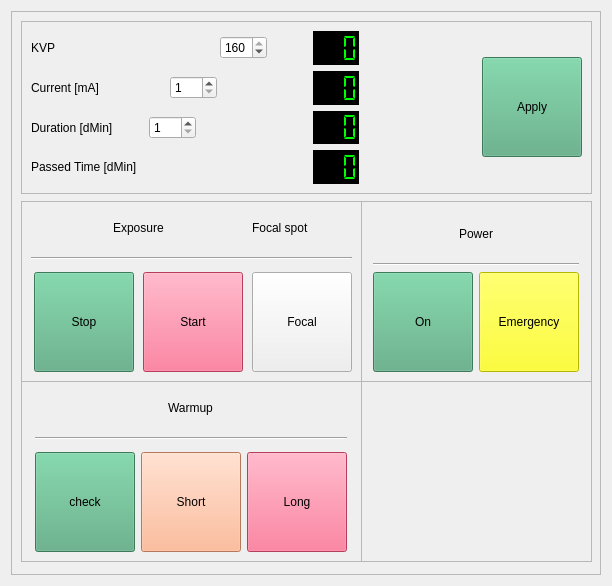
<?xml version="1.0" encoding="UTF-8"?>
<ui version="4.0">
 <class>GulmayGeneratorPanelView</class>
 <widget class="QWidget" name="GulmayGeneratorPanelView">
  <property name="geometry">
   <rect>
    <x>0</x>
    <y>0</y>
    <width>612</width>
    <height>586</height>
   </rect>
  </property>
  <property name="windowTitle">
   <string>Form</string>
  </property>
  <property name="styleSheet">
   <string notr="true">font: 9pt &quot;Tahoma&quot;;</string>
  </property>
  <layout class="QHBoxLayout" name="horizontalLayout">
   <item>
    <widget class="QFrame" name="mainFrame">
     <property name="styleSheet">
      <string notr="true">font: 14pt &quot;Times New Roman&quot;;</string>
     </property>
     <property name="frameShape">
      <enum>QFrame::StyledPanel</enum>
     </property>
     <property name="frameShadow">
      <enum>QFrame::Raised</enum>
     </property>
     <widget class="QFrame" name="warmupBtnsFrame">
      <property name="geometry">
       <rect>
        <x>10</x>
        <y>370</y>
        <width>341</width>
        <height>181</height>
       </rect>
      </property>
      <property name="frameShape">
       <enum>QFrame::StyledPanel</enum>
      </property>
      <property name="frameShadow">
       <enum>QFrame::Sunken</enum>
      </property>
      <layout class="QGridLayout" name="gridLayout_5">
       <item row="0" column="0" alignment="Qt::AlignHCenter">
        <widget class="QLabel" name="warmupLbl">
         <property name="text">
          <string>Warmup</string>
         </property>
        </widget>
       </item>
       <item row="1" column="0">
        <widget class="Line" name="warmupline">
         <property name="minimumSize">
          <size>
           <width>240</width>
           <height>15</height>
          </size>
         </property>
         <property name="maximumSize">
          <size>
           <width>16777215</width>
           <height>16777215</height>
          </size>
         </property>
         <property name="orientation">
          <enum>Qt::Horizontal</enum>
         </property>
        </widget>
       </item>
       <item row="2" column="0">
        <layout class="QHBoxLayout" name="horizontalLayout_6">
         <item>
          <widget class="QToolButton" name="checkWarmupProgramBtn">
           <property name="minimumSize">
            <size>
             <width>100</width>
             <height>100</height>
            </size>
           </property>
           <property name="maximumSize">
            <size>
             <width>100</width>
             <height>100</height>
            </size>
           </property>
           <property name="styleSheet">
            <string notr="true">font: 9pt &quot;Tahoma&quot;;
background-color: rgb(85, 170, 127);</string>
           </property>
           <property name="text">
            <string>check</string>
           </property>
           <property name="icon">
            <iconset resource="../resources.qrc">
             <normaloff>:/images/image/check.png</normaloff>:/images/image/check.png</iconset>
           </property>
           <property name="iconSize">
            <size>
             <width>64</width>
             <height>64</height>
            </size>
           </property>
           <property name="toolButtonStyle">
            <enum>Qt::ToolButtonTextUnderIcon</enum>
           </property>
          </widget>
         </item>
         <item>
          <widget class="QToolButton" name="shortWamupBtn">
           <property name="minimumSize">
            <size>
             <width>100</width>
             <height>100</height>
            </size>
           </property>
           <property name="maximumSize">
            <size>
             <width>100</width>
             <height>100</height>
            </size>
           </property>
           <property name="styleSheet">
            <string notr="true">font: 9pt &quot;Tahoma&quot;;
background-color: rgb(255, 170, 127);</string>
           </property>
           <property name="text">
            <string>Short</string>
           </property>
           <property name="icon">
            <iconset resource="../resources.qrc">
             <normaloff>:/images/image/shortwarmup.png</normaloff>:/images/image/shortwarmup.png</iconset>
           </property>
           <property name="iconSize">
            <size>
             <width>64</width>
             <height>64</height>
            </size>
           </property>
           <property name="checkable">
            <bool>false</bool>
           </property>
           <property name="toolButtonStyle">
            <enum>Qt::ToolButtonTextUnderIcon</enum>
           </property>
          </widget>
         </item>
         <item>
          <widget class="QToolButton" name="longWarmupBtn">
           <property name="minimumSize">
            <size>
             <width>100</width>
             <height>100</height>
            </size>
           </property>
           <property name="maximumSize">
            <size>
             <width>100</width>
             <height>100</height>
            </size>
           </property>
           <property name="styleSheet">
            <string notr="true">font: 9pt &quot;Tahoma&quot;;
background-color: rgb(255, 85, 127);</string>
           </property>
           <property name="text">
            <string>Long</string>
           </property>
           <property name="icon">
            <iconset resource="../resources.qrc">
             <normaloff>:/images/image/longwarmup.png</normaloff>:/images/image/longwarmup.png</iconset>
           </property>
           <property name="iconSize">
            <size>
             <width>64</width>
             <height>64</height>
            </size>
           </property>
           <property name="checkable">
            <bool>false</bool>
           </property>
           <property name="toolButtonStyle">
            <enum>Qt::ToolButtonTextUnderIcon</enum>
           </property>
          </widget>
         </item>
        </layout>
       </item>
      </layout>
     </widget>
     <widget class="QFrame" name="exposureBtnsFrame">
      <property name="geometry">
       <rect>
        <x>10</x>
        <y>190</y>
        <width>341</width>
        <height>181</height>
       </rect>
      </property>
      <property name="frameShape">
       <enum>QFrame::StyledPanel</enum>
      </property>
      <property name="frameShadow">
       <enum>QFrame::Sunken</enum>
      </property>
      <layout class="QHBoxLayout" name="horizontalLayout_9">
       <item>
        <layout class="QVBoxLayout" name="verticalLayout_2">
         <item alignment="Qt::AlignHCenter">
          <widget class="QLabel" name="exposureLbl">
           <property name="text">
            <string>Exposure</string>
           </property>
          </widget>
         </item>
         <item>
          <widget class="Line" name="exposureline">
           <property name="minimumSize">
            <size>
             <width>240</width>
             <height>15</height>
            </size>
           </property>
           <property name="maximumSize">
            <size>
             <width>16777215</width>
             <height>16777215</height>
            </size>
           </property>
           <property name="orientation">
            <enum>Qt::Horizontal</enum>
           </property>
          </widget>
         </item>
         <item>
          <layout class="QHBoxLayout" name="horizontalLayout_7">
           <item>
            <widget class="QToolButton" name="stopExposureBtn">
             <property name="minimumSize">
              <size>
               <width>100</width>
               <height>100</height>
              </size>
             </property>
             <property name="maximumSize">
              <size>
               <width>100</width>
               <height>100</height>
              </size>
             </property>
             <property name="font">
              <font>
               <family>Tahoma</family>
               <pointsize>9</pointsize>
               <weight>50</weight>
               <italic>false</italic>
               <bold>false</bold>
              </font>
             </property>
             <property name="toolTip">
              <string/>
             </property>
             <property name="styleSheet">
              <string notr="true">font: 9pt &quot;Tahoma&quot;;
background-color: rgb(85, 170, 127);</string>
             </property>
             <property name="text">
              <string>Stop</string>
             </property>
             <property name="icon">
              <iconset resource="../resources.qrc">
               <normaloff>:/images/image/stopexposure.png</normaloff>:/images/image/stopexposure.png</iconset>
             </property>
             <property name="iconSize">
              <size>
               <width>64</width>
               <height>64</height>
              </size>
             </property>
             <property name="toolButtonStyle">
              <enum>Qt::ToolButtonTextUnderIcon</enum>
             </property>
            </widget>
           </item>
           <item>
            <widget class="QToolButton" name="startExposureBtn">
             <property name="minimumSize">
              <size>
               <width>100</width>
               <height>100</height>
              </size>
             </property>
             <property name="maximumSize">
              <size>
               <width>100</width>
               <height>100</height>
              </size>
             </property>
             <property name="font">
              <font>
               <family>Tahoma</family>
               <pointsize>9</pointsize>
               <weight>50</weight>
               <italic>false</italic>
               <bold>false</bold>
              </font>
             </property>
             <property name="toolTip">
              <string/>
             </property>
             <property name="styleSheet">
              <string notr="true">font: 9pt &quot;Tahoma&quot;;
background-color: rgb(255, 85, 127);</string>
             </property>
             <property name="text">
              <string>Start</string>
             </property>
             <property name="icon">
              <iconset resource="../resources.qrc">
               <normaloff>:/images/image/startexposure.png</normaloff>:/images/image/startexposure.png</iconset>
             </property>
             <property name="iconSize">
              <size>
               <width>64</width>
               <height>64</height>
              </size>
             </property>
             <property name="toolButtonStyle">
              <enum>Qt::ToolButtonTextUnderIcon</enum>
             </property>
            </widget>
           </item>
          </layout>
         </item>
        </layout>
       </item>
       <item>
        <layout class="QVBoxLayout" name="verticalLayout">
         <item>
          <widget class="QLabel" name="label">
           <property name="text">
            <string>Focal spot</string>
           </property>
          </widget>
         </item>
         <item>
          <widget class="Line" name="line">
           <property name="minimumSize">
            <size>
             <width>100</width>
             <height>15</height>
            </size>
           </property>
           <property name="orientation">
            <enum>Qt::Horizontal</enum>
           </property>
          </widget>
         </item>
         <item>
          <widget class="QToolButton" name="toggleFocalSpotBtn">
           <property name="minimumSize">
            <size>
             <width>100</width>
             <height>100</height>
            </size>
           </property>
           <property name="maximumSize">
            <size>
             <width>100</width>
             <height>100</height>
            </size>
           </property>
           <property name="styleSheet">
            <string notr="true">font: 9pt &quot;Tahoma&quot;;
</string>
           </property>
           <property name="text">
            <string>Focal</string>
           </property>
           <property name="icon">
            <iconset resource="../resources.qrc">
             <normaloff>:/images/image/largspot.png</normaloff>:/images/image/largspot.png</iconset>
           </property>
           <property name="iconSize">
            <size>
             <width>64</width>
             <height>64</height>
            </size>
           </property>
           <property name="checkable">
            <bool>true</bool>
           </property>
           <property name="toolButtonStyle">
            <enum>Qt::ToolButtonTextUnderIcon</enum>
           </property>
          </widget>
         </item>
        </layout>
       </item>
      </layout>
     </widget>
     <widget class="QFrame" name="displayFrame">
      <property name="geometry">
       <rect>
        <x>10</x>
        <y>10</y>
        <width>571</width>
        <height>173</height>
       </rect>
      </property>
      <property name="frameShape">
       <enum>QFrame::StyledPanel</enum>
      </property>
      <property name="frameShadow">
       <enum>QFrame::Sunken</enum>
      </property>
      <layout class="QHBoxLayout" name="horizontalLayout_12">
       <item>
        <layout class="QHBoxLayout" name="horizontalLayout_8">
         <item>
          <layout class="QVBoxLayout" name="verticalLayout_3">
           <item>
            <layout class="QHBoxLayout" name="horizontalLayout_2">
             <item>
              <widget class="QLabel" name="kvpLbl">
               <property name="text">
                <string>KVP</string>
               </property>
              </widget>
             </item>
             <item>
              <spacer name="horizontalSpacer">
               <property name="orientation">
                <enum>Qt::Horizontal</enum>
               </property>
               <property name="sizeType">
                <enum>QSizePolicy::Fixed</enum>
               </property>
               <property name="sizeHint" stdset="0">
                <size>
                 <width>159</width>
                 <height>20</height>
                </size>
               </property>
              </spacer>
             </item>
             <item>
              <widget class="QSpinBox" name="KvpSpinBox">
               <property name="toolTip">
                <string>Demanded KVP</string>
               </property>
               <property name="minimum">
                <number>10</number>
               </property>
               <property name="maximum">
                <number>160</number>
               </property>
               <property name="value">
                <number>160</number>
               </property>
              </widget>
             </item>
             <item>
              <spacer name="horizontalSpacer_5">
               <property name="orientation">
                <enum>Qt::Horizontal</enum>
               </property>
               <property name="sizeHint" stdset="0">
                <size>
                 <width>40</width>
                 <height>20</height>
                </size>
               </property>
              </spacer>
             </item>
             <item>
              <widget class="QLCDNumber" name="kvpLcd">
               <property name="toolTip">
                <string>Actual applied KVP by the generator</string>
               </property>
               <property name="styleSheet">
                <string notr="true">
background-color: rgb(0, 0, 0);

color: rgb(0, 255, 0);</string>
               </property>
               <property name="digitCount">
                <number>3</number>
               </property>
               <property name="segmentStyle">
                <enum>QLCDNumber::Flat</enum>
               </property>
               <property name="value" stdset="0">
                <double>0.000000000000000</double>
               </property>
              </widget>
             </item>
            </layout>
           </item>
           <item>
            <layout class="QHBoxLayout" name="horizontalLayout_3">
             <item>
              <widget class="QLabel" name="currentLbl">
               <property name="text">
                <string>Current [mA]</string>
               </property>
              </widget>
             </item>
             <item>
              <spacer name="horizontalSpacer_2">
               <property name="orientation">
                <enum>Qt::Horizontal</enum>
               </property>
               <property name="sizeType">
                <enum>QSizePolicy::Fixed</enum>
               </property>
               <property name="sizeHint" stdset="0">
                <size>
                 <width>65</width>
                 <height>20</height>
                </size>
               </property>
              </spacer>
             </item>
             <item>
              <widget class="QSpinBox" name="currentSpinBox">
               <property name="toolTip">
                <string>Demanded current. The third digit is the decimal value ( i.e.  DD.D)</string>
               </property>
               <property name="minimum">
                <number>1</number>
               </property>
               <property name="maximum">
                <number>250</number>
               </property>
              </widget>
             </item>
             <item>
              <spacer name="horizontalSpacer_3">
               <property name="orientation">
                <enum>Qt::Horizontal</enum>
               </property>
               <property name="sizeHint" stdset="0">
                <size>
                 <width>30</width>
                 <height>20</height>
                </size>
               </property>
              </spacer>
             </item>
             <item>
              <widget class="QLCDNumber" name="currentLcd">
               <property name="toolTip">
                <string>Actual amper applied by the generator</string>
               </property>
               <property name="styleSheet">
                <string notr="true">background-color: rgb(0, 0, 0);
color: rgb(0, 255, 0);</string>
               </property>
               <property name="digitCount">
                <number>3</number>
               </property>
               <property name="segmentStyle">
                <enum>QLCDNumber::Flat</enum>
               </property>
              </widget>
             </item>
            </layout>
           </item>
           <item>
            <layout class="QHBoxLayout" name="horizontalLayout_4">
             <item>
              <widget class="QLabel" name="timeLbl">
               <property name="text">
                <string>Duration [dMin]</string>
               </property>
              </widget>
             </item>
             <item>
              <spacer name="horizontalSpacer_4">
               <property name="orientation">
                <enum>Qt::Horizontal</enum>
               </property>
               <property name="sizeType">
                <enum>QSizePolicy::Fixed</enum>
               </property>
               <property name="sizeHint" stdset="0">
                <size>
                 <width>30</width>
                 <height>20</height>
                </size>
               </property>
              </spacer>
             </item>
             <item>
              <widget class="QSpinBox" name="durationSpinBox">
               <property name="toolTip">
                <string>Demanded exposure duration. The value is in deciminute.</string>
               </property>
               <property name="minimum">
                <number>1</number>
               </property>
               <property name="maximum">
                <number>999</number>
               </property>
              </widget>
             </item>
             <item>
              <spacer name="horizontalSpacer_6">
               <property name="orientation">
                <enum>Qt::Horizontal</enum>
               </property>
               <property name="sizeHint" stdset="0">
                <size>
                 <width>40</width>
                 <height>20</height>
                </size>
               </property>
              </spacer>
             </item>
             <item>
              <widget class="QLCDNumber" name="durationLcd">
               <property name="toolTip">
                <string>Actual applied exposure duration applied by the generator</string>
               </property>
               <property name="styleSheet">
                <string notr="true">background-color: rgb(0, 0, 0);
color: rgb(0, 255, 0);</string>
               </property>
               <property name="digitCount">
                <number>3</number>
               </property>
               <property name="segmentStyle">
                <enum>QLCDNumber::Flat</enum>
               </property>
              </widget>
             </item>
            </layout>
           </item>
           <item>
            <layout class="QHBoxLayout" name="horizontalLayout_5">
             <item>
              <widget class="QLabel" name="passedTimeLbl">
               <property name="text">
                <string>Passed Time [dMin]</string>
               </property>
              </widget>
             </item>
             <item>
              <spacer name="horizontalSpacer_7">
               <property name="orientation">
                <enum>Qt::Horizontal</enum>
               </property>
               <property name="sizeHint" stdset="0">
                <size>
                 <width>40</width>
                 <height>20</height>
                </size>
               </property>
              </spacer>
             </item>
             <item>
              <widget class="QLCDNumber" name="passedTimeLcd">
               <property name="minimumSize">
                <size>
                 <width>0</width>
                 <height>30</height>
                </size>
               </property>
               <property name="toolTip">
                <string>Passed exposure time. Shows the value passed from the exposure duration</string>
               </property>
               <property name="styleSheet">
                <string notr="true">background-color: rgb(0, 0, 0);
color: rgb(0, 255, 0);</string>
               </property>
               <property name="digitCount">
                <number>3</number>
               </property>
               <property name="segmentStyle">
                <enum>QLCDNumber::Flat</enum>
               </property>
              </widget>
             </item>
            </layout>
           </item>
          </layout>
         </item>
         <item>
          <spacer name="horizontalSpacer_10">
           <property name="orientation">
            <enum>Qt::Horizontal</enum>
           </property>
           <property name="sizeHint" stdset="0">
            <size>
             <width>15</width>
             <height>20</height>
            </size>
           </property>
          </spacer>
         </item>
         <item>
          <widget class="QToolButton" name="applyBtn">
           <property name="minimumSize">
            <size>
             <width>100</width>
             <height>100</height>
            </size>
           </property>
           <property name="maximumSize">
            <size>
             <width>100</width>
             <height>100</height>
            </size>
           </property>
           <property name="font">
            <font>
             <family>Tahoma</family>
             <pointsize>9</pointsize>
             <weight>50</weight>
             <italic>false</italic>
             <bold>false</bold>
            </font>
           </property>
           <property name="toolTip">
            <string/>
           </property>
           <property name="styleSheet">
            <string notr="true">font: 9pt &quot;Tahoma&quot;;
background-color: rgb(85, 170, 127);</string>
           </property>
           <property name="text">
            <string>Apply</string>
           </property>
           <property name="icon">
            <iconset resource="../resources.qrc">
             <normaloff>:/images/image/apply.png</normaloff>:/images/image/apply.png</iconset>
           </property>
           <property name="iconSize">
            <size>
             <width>64</width>
             <height>64</height>
            </size>
           </property>
           <property name="toolButtonStyle">
            <enum>Qt::ToolButtonTextUnderIcon</enum>
           </property>
          </widget>
         </item>
        </layout>
       </item>
      </layout>
     </widget>
     <widget class="QFrame" name="powerFrame">
      <property name="geometry">
       <rect>
        <x>350</x>
        <y>190</y>
        <width>231</width>
        <height>181</height>
       </rect>
      </property>
      <property name="frameShape">
       <enum>QFrame::StyledPanel</enum>
      </property>
      <property name="frameShadow">
       <enum>QFrame::Sunken</enum>
      </property>
      <layout class="QGridLayout" name="gridLayout">
       <item row="0" column="0">
        <layout class="QVBoxLayout" name="verticalLayout_4">
         <item alignment="Qt::AlignHCenter|Qt::AlignVCenter">
          <widget class="QLabel" name="emergencyLbl">
           <property name="text">
            <string>Power</string>
           </property>
          </widget>
         </item>
         <item>
          <widget class="Line" name="line_2">
           <property name="orientation">
            <enum>Qt::Horizontal</enum>
           </property>
          </widget>
         </item>
         <item>
          <layout class="QHBoxLayout" name="horizontalLayout_10">
           <item>
            <widget class="QToolButton" name="powerBtn">
             <property name="minimumSize">
              <size>
               <width>100</width>
               <height>100</height>
              </size>
             </property>
             <property name="styleSheet">
              <string notr="true">font: 9pt &quot;Tahoma&quot;;
background-color: rgb(85, 170, 127);
</string>
             </property>
             <property name="text">
              <string>On</string>
             </property>
             <property name="icon">
              <iconset resource="../resources.qrc">
               <normaloff>:/images/image/on.png</normaloff>:/images/image/on.png</iconset>
             </property>
             <property name="iconSize">
              <size>
               <width>64</width>
               <height>64</height>
              </size>
             </property>
             <property name="toolButtonStyle">
              <enum>Qt::ToolButtonTextUnderIcon</enum>
             </property>
            </widget>
           </item>
           <item>
            <widget class="QToolButton" name="emergencyStopBtn">
             <property name="minimumSize">
              <size>
               <width>100</width>
               <height>100</height>
              </size>
             </property>
             <property name="maximumSize">
              <size>
               <width>100</width>
               <height>100</height>
              </size>
             </property>
             <property name="font">
              <font>
               <family>Tahoma</family>
               <pointsize>9</pointsize>
               <weight>50</weight>
               <italic>false</italic>
               <bold>false</bold>
              </font>
             </property>
             <property name="toolTip">
              <string/>
             </property>
             <property name="styleSheet">
              <string notr="true">font: 9pt &quot;Tahoma&quot;;
background-color: rgb(255, 255, 0);
</string>
             </property>
             <property name="text">
              <string>Emergency</string>
             </property>
             <property name="icon">
              <iconset resource="../resources.qrc">
               <normaloff>:/images/image/emergency.png</normaloff>:/images/image/emergency.png</iconset>
             </property>
             <property name="iconSize">
              <size>
               <width>64</width>
               <height>64</height>
              </size>
             </property>
             <property name="toolButtonStyle">
              <enum>Qt::ToolButtonTextUnderIcon</enum>
             </property>
            </widget>
           </item>
          </layout>
         </item>
        </layout>
       </item>
      </layout>
     </widget>
     <widget class="QFrame" name="gulmayFrame">
      <property name="geometry">
       <rect>
        <x>350</x>
        <y>370</y>
        <width>231</width>
        <height>181</height>
       </rect>
      </property>
      <property name="styleSheet">
       <string notr="true">background-image: url(:/images/image/gulmay.png);</string>
      </property>
      <property name="frameShape">
       <enum>QFrame::StyledPanel</enum>
      </property>
      <property name="frameShadow">
       <enum>QFrame::Sunken</enum>
      </property>
     </widget>
    </widget>
   </item>
  </layout>
 </widget>
 <resources>
  <include location="../resources.qrc"/>
 </resources>
 <connections/>
</ui>
